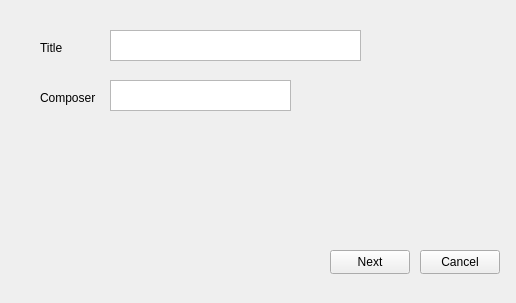
<?xml version="1.0" encoding="UTF-8"?>
<ui version="4.0">
 <class>NewScoreGuide</class>
 <widget class="QWidget" name="NewScoreGuide">
  <property name="geometry">
   <rect>
    <x>0</x>
    <y>0</y>
    <width>516</width>
    <height>303</height>
   </rect>
  </property>
  <property name="windowTitle">
   <string>Form</string>
  </property>
  <widget class="QLabel" name="label">
   <property name="geometry">
    <rect>
     <x>40</x>
     <y>40</y>
     <width>54</width>
     <height>16</height>
    </rect>
   </property>
   <property name="text">
    <string>Title</string>
   </property>
  </widget>
  <widget class="QPlainTextEdit" name="titleInput">
   <property name="geometry">
    <rect>
     <x>110</x>
     <y>30</y>
     <width>251</width>
     <height>31</height>
    </rect>
   </property>
  </widget>
  <widget class="QLabel" name="label_2">
   <property name="geometry">
    <rect>
     <x>40</x>
     <y>90</y>
     <width>91</width>
     <height>16</height>
    </rect>
   </property>
   <property name="text">
    <string>Composer</string>
   </property>
  </widget>
  <widget class="QTextEdit" name="composerInput">
   <property name="geometry">
    <rect>
     <x>110</x>
     <y>80</y>
     <width>181</width>
     <height>31</height>
    </rect>
   </property>
  </widget>
  <widget class="QPushButton" name="nextButton">
   <property name="geometry">
    <rect>
     <x>330</x>
     <y>250</y>
     <width>80</width>
     <height>24</height>
    </rect>
   </property>
   <property name="text">
    <string>Next</string>
   </property>
  </widget>
  <widget class="QPushButton" name="cancelButton">
   <property name="geometry">
    <rect>
     <x>420</x>
     <y>250</y>
     <width>80</width>
     <height>24</height>
    </rect>
   </property>
   <property name="text">
    <string>Cancel</string>
   </property>
  </widget>
 </widget>
 <resources/>
 <connections/>
</ui>
